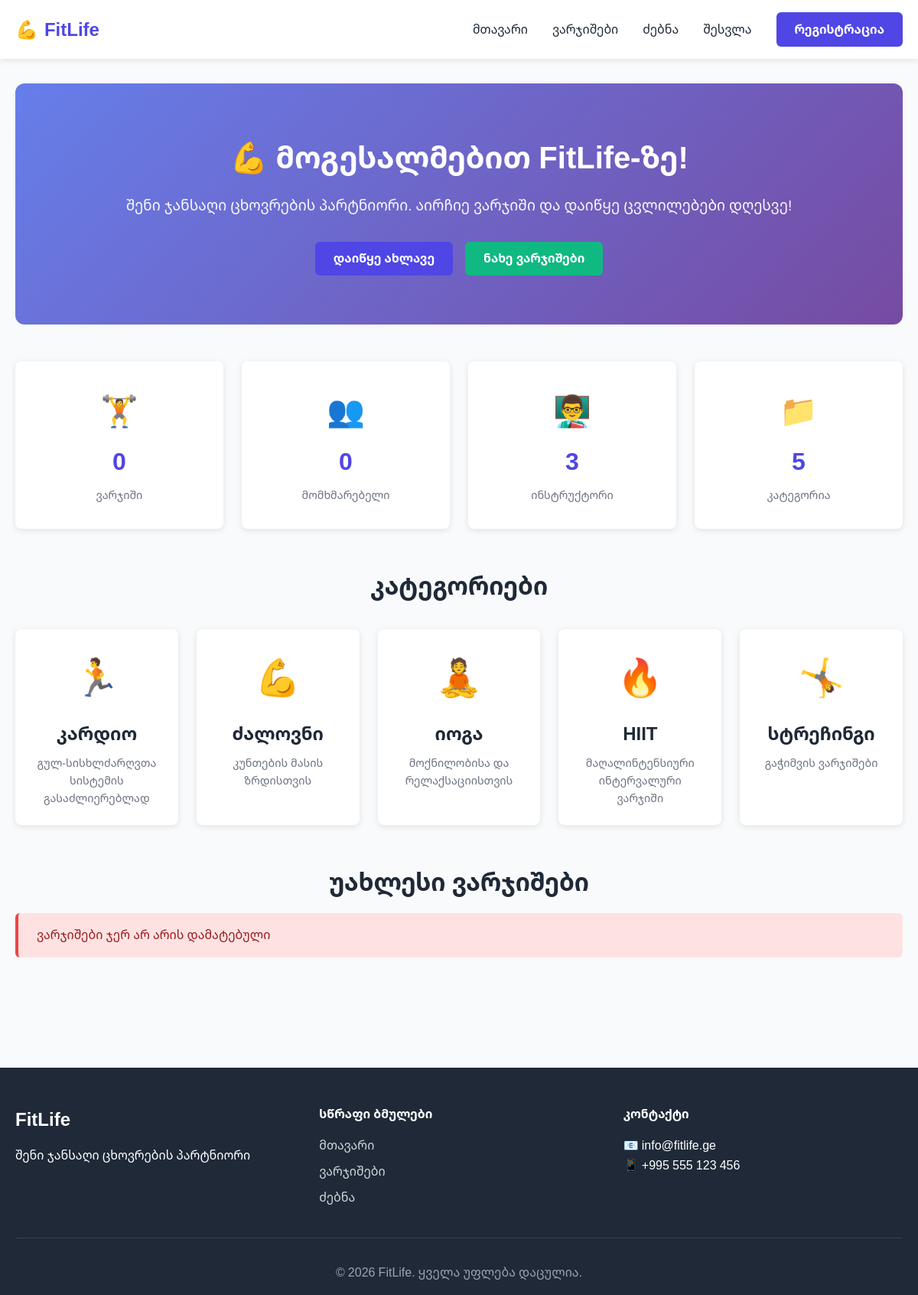
The page / on the database its author committed.
### tables this page shows
CREATE TABLE categories (
    id INT PRIMARY KEY AUTO_INCREMENT,
    name VARCHAR(50) NOT NULL,
    description TEXT,
    icon VARCHAR(100)  
);

### includes/functions.php (called while the page is built, shortened)
<?php
function is_logged_in() {
    return isset($_SESSION['user_id']);
}
?>

### index.php (the view, shortened to what this page needs)
<?php
require_once 'config/database.php';
require_once 'includes/functions.php';
$workouts_sql = "
    SELECT w.*, c.name as category_name, i.name as instructor_name,
           COALESCE(AVG(r.rating), 0) as avg_rating,
           COUNT(DISTINCT r.id) as review_count
    FROM workouts w
    LEFT JOIN categories c ON w.category_id = c.id
    LEFT JOIN instructors i ON w.instructor_id = i.id
    LEFT JOIN reviews r ON w.id = r.workout_id
    GROUP BY w.id
    ORDER BY w.created_at DESC
    LIMIT 6
";
$workouts_result = mysqli_query($conn, $workouts_sql);
$categories_sql = "SELECT * FROM categories LIMIT 5";
$categories_result = mysqli_query($conn, $categories_sql);
$stats_sql = "
    SELECT
        (SELECT COUNT(*) FROM workouts) as total_workouts,
        (SELECT COUNT(*) FROM users WHERE role = 'user') as total_users,
        (SELECT COUNT(*) FROM instructors) as total_instructors,
        (SELECT COUNT(*) FROM categories) as total_categories
";
$stats_result = mysqli_query($conn, $stats_sql);
$stats = mysqli_fetch_assoc($stats_result);
include 'includes/header.php';
?>
<section class="hero">
    <div class="hero-content">
        <h1>💪 მოგესალმებით FitLife-ზე!</h1>
        <p class="hero-text">
            შენი ჯანსაღი ცხოვრების პარტნიორი. აირჩიე ვარჯიში და დაიწყე ცვლილებები დღესვე!
        </p>
        <?php if (!is_logged_in()): ?>
            <div class="hero-buttons">
                <a href="register.php" class="btn-primary">დაიწყე ახლავე</a>
                <a href="workouts.php" class="btn-secondary">ნახე ვარჯიშები</a>
            </div>
        <?php endif; ?>
    </div>
</section>
<section class="stats-section">
    <div class="stats-grid">
        <div class="stat-card">
            <div class="stat-icon">🏋️</div>
            <div class="stat-number"><?php echo $stats['total_workouts']; ?></div>
            <div class="stat-label">ვარჯიში</div>
        </div>
        <div class="stat-card">
            <div class="stat-icon">👥</div>
            <div class="stat-number"><?php echo $stats['total_users']; ?></div>
            <div class="stat-label">მომხმარებელი</div>
        </div>
        <div class="stat-card">
            <div class="stat-icon">👨‍🏫</div>
            <div class="stat-number"><?php echo $stats['total_instructors']; ?></div>
            <div class="stat-label">ინსტრუქტორი</div>
        </div>
        <div class="stat-card">
            <div class="stat-icon">📁</div>
            <div class="stat-number"><?php echo $stats['total_categories']; ?></div>
            <div class="stat-label">კატეგორია</div>
        </div>
    </div>
</section>
<section class="categories-section">
    <h2 class="text-center">კატეგორიები</h2>
    <div class="categories-grid">
        <?php while ($category = mysqli_fetch_assoc($categories_result)): ?>
            <a href="workouts.php?category=<?php echo $category['id']; ?>" class="category-card card">
                <div class="category-icon">
                    <?php
                    $icons = [
                        'კარდიო' => '🏃',
                        'ძალოვნი' => '💪',
                        'იოგა' => '🧘',
                        'HIIT' => '🔥',
                        'სტრეჩინგი' => '🤸'
                    ];
                    echo $icons[$category['name']] ?? '🎯';
                    ?>
                </div>
                <h3><?php echo htmlspecialchars($category['name']); ?></h3>
                <p><?php echo htmlspecialchars($category['description']); ?></p>
            </a>
        <?php endwhile; ?>
    </div>
</section>
<section class="workouts-section">
    <h2 class="text-center">უახლესი ვარჯიშები</h2>
    <?php if (mysqli_num_rows($workouts_result) > 0): ?>
        <div class="card-grid">
            <?php while ($workout = mysqli_fetch_assoc($workouts_result)): ?>
                <div class="card workout-card">
                    <?php if ($workout['image']): ?>
                        <img
                            src="uploads/workouts/<?php echo htmlspecialchars($workout['image']); ?>"
                            alt="<?php echo htmlspecialchars($workout['title']); ?>"
                            class="workout-image"
                        >
                    <?php else: ?>
                        <div class="workout-image" style="background: linear-gradient(135deg, #667eea 0%, #764ba2 100%); display: flex; align-items: center; justify-content: center; color: white; font-size: 3rem;">
                            💪
                        </div>
                    <?php endif; ?>
                    <div class="workout-info">
                        <h3><?php echo htmlspecialchars($workout['title']); ?></h3>
                        <p class="workout-description">
                            <?php echo htmlspecialchars(substr($workout['description'], 0, 100)) . '...'; ?>
                        </p>
                        <div class="workout-meta">
                            <span class="badge badge-<?php echo $workout['difficulty_level']; ?>">
                                <?php echo get_difficulty_label($workout['difficulty_level']); ?>
                            </span>
                            <span>⏱️ <?php echo format_duration($workout['duration']); ?></span>
                            <?php if ($workout['avg_rating'] > 0): ?>
                                <span>
                                    <?php echo display_rating(round($workout['avg_rating'])); ?>
                                    (<?php echo $workout['review_count']; ?>)
                                </span>
                            <?php endif; ?>
                        </div>
                        <?php if ($workout['category_name']): ?>
                            <p style="margin-top: 0.5rem; color: #6B7280; font-size: 0.9rem;">
                                📁 <?php echo htmlspecialchars($workout['category_name']); ?>
                            </p>
                        <?php endif; ?>
                        <?php if ($workout['instructor_name']): ?>
                            <p style="color: #6B7280; font-size: 0.9rem;">
                                👨‍🏫 <?php echo htmlspecialchars($workout['instructor_name']); ?>
                            </p>
                        <?php endif; ?>
                        <a href="workout_detail.php?id=<?php echo $workout['id']; ?>" class="btn-primary" style="margin-top: 1rem; width: 100%; text-align: center;">
                            დეტალურად
                        </a>
                    </div>
                </div>
            <?php endwhile; ?>
        </div>
        <div class="text-center mt-3">
            <a href="workouts.php" class="btn-primary">ყველა ვარჯიშის ნახვა →</a>
        </div>
    <?php else: ?>
        <div class="alert alert-error">
            ვარჯიშები ჯერ არ არის დამატებული
        </div>
    <?php endif; ?>
</section>
<?php include 'includes/footer.php'; ?>

### includes/header.php (shortened to what this page needs)
<!DOCTYPE html>
<html lang="ka">
<head>
    <link rel="stylesheet" href="css/style.css">
</head>
<body>
    <nav class="navbar">
        <div class="container">
            <div class="nav-wrapper">
                <a href="index.php" class="logo">
                    💪 <span>FitLife</span>
                </a>
                <ul class="nav-menu">
                    <li><a href="index.php" class="nav-link">მთავარი</a></li>
                    <li><a href="workouts.php" class="nav-link">ვარჯიშები</a></li>
                    <li><a href="search.php" class="nav-link">ძებნა</a></li>
                    <?php if (isset($_SESSION['user_id'])): ?>
                        <li><a href="profile.php" class="nav-link">ჩემი პროფილი</a></li>
                        <?php if (isset($_SESSION['role']) && $_SESSION['role'] === 'admin'): ?>
                            <li><a href="admin/index.php" class="nav-link admin-link">ადმინ პანელი</a></li>
                        <?php endif; ?>
                        <li><a href="logout.php" class="nav-link logout-link">გასვლა</a></li>
                        <li><span class="user-greeting">გამარჯობა, <?php echo htmlspecialchars($_SESSION['username']); ?>!</span></li>
                    <?php else: ?>
                        <li><a href="login.php" class="nav-link">შესვლა</a></li>
                        <li><a href="register.php" class="btn-primary">რეგისტრაცია</a></li>
                    <?php endif; ?>
                </ul>
            </div>
        </div>
    </nav>
    <main class="main-content">
        <div class="container">

### includes/footer.php (shortened to what this page needs)
</div>
    </main>
    <footer class="footer">
        <div class="container">
            <div class="footer-content">
                <div class="footer-section">
                    <h3>FitLife</h3>
                    <p>შენი ჯანსაღი ცხოვრების პარტნიორი</p>
                </div>
                <div class="footer-section">
                    <h4>სწრაფი ბმულები</h4>
                    <ul class="footer-links">
                        <li><a href="index.php">მთავარი</a></li>
                        <li><a href="workouts.php">ვარჯიშები</a></li>
                        <li><a href="search.php">ძებნა</a></li>
                    </ul>
                </div>
                <div class="footer-section">
                    <h4>კონტაქტი</h4>
                    <p>📧 info@fitlife.ge</p>
                    <p>📱 +995 555 123 456</p>
                </div>
            </div>
            <div class="footer-bottom">
                <p>&copy; <?php echo date('Y'); ?> FitLife. ყველა უფლება დაცულია.</p>
            </div>
        </div>
    </footer>
</body>
</html>

### css/style.css (style rules this page uses)
:root { --primary-color: #4F46E5; --secondary-color: #10B981; --danger-color: #EF4444; --dark-color: #1F2937; --light-bg: #F9FAFB; --white: #FFFFFF; --border-color: #E5E7EB; --shadow: 0 2px 8px rgba(0,0,0,0.1); }
* { margin: 0; padding: 0; box-sizing: border-box; }
body { font-family: 'Noto Sans Georgian', sans-serif; line-height: 1.6; color: var(--dark-color); background-color: var(--light-bg); }
.container { max-width: 1200px; margin: 0 auto; padding: 0 20px; }
.navbar { background: var(--white); box-shadow: var(--shadow); position: sticky; top: 0; z-index: 100; }
.nav-wrapper { display: flex; justify-content: space-between; align-items: center; padding: 1rem 0; }
.logo { font-size: 1.5rem; font-weight: 700; color: var(--primary-color); text-decoration: none; display: flex; align-items: center; gap: 0.5rem; }
.nav-menu { display: flex; list-style: none; gap: 2rem; align-items: center; }
.nav-link { text-decoration: none; color: var(--dark-color); font-weight: 500; transition: color 0.3s; }
.main-content { min-height: calc(100vh - 200px); padding: 2rem 0; }
.btn-primary { background: var(--primary-color); color: var(--white); padding: 0.6rem 1.5rem; border: none; border-radius: 6px; text-decoration: none; display: inline-block; cursor: pointer; font-weight: 600; transition: all 0.3s; }
.btn-secondary { background: var(--secondary-color); color: var(--white); padding: 0.6rem 1.5rem; border: none; border-radius: 6px; text-decoration: none; display: inline-block; cursor: pointer; font-weight: 600; transition: all 0.3s; }
.alert { padding: 1rem 1.5rem; border-radius: 6px; margin-bottom: 1.5rem; font-weight: 500; }
.alert-error { background: #FEE2E2; color: #991B1B; border-left: 4px solid var(--danger-color); }
.card { background: var(--white); border-radius: 8px; box-shadow: var(--shadow); padding: 1.5rem; transition: transform 0.3s; }
.footer { background: var(--dark-color); color: var(--white); padding: 3rem 0 1rem; margin-top: 4rem; }
.footer-content { display: grid; grid-template-columns: repeat(auto-fit, minmax(250px, 1fr)); gap: 2rem; margin-bottom: 2rem; }
.footer-section h3, .footer-section h4 { margin-bottom: 1rem; color: var(--white); }
.footer-links { list-style: none; }
.footer-links li { margin-bottom: 0.5rem; }
.footer-links a { color: #D1D5DB; text-decoration: none; transition: color 0.3s; }
.footer-bottom { text-align: center; padding-top: 2rem; border-top: 1px solid #374151; color: #9CA3AF; }
.text-center { text-align: center; }
h1, h2, h3 { color: var(--dark-color); margin-bottom: 1rem; }
h1 { font-size: 2.5rem; }
h2 { font-size: 2rem; }
h3 { font-size: 1.5rem; }

### index.php (style rules this page uses)
.hero { background: linear-gradient(135deg, #667eea 0%, #764ba2 100%); color: white; padding: 4rem 2rem; border-radius: 12px; margin-bottom: 3rem; text-align: center; }
.hero h1 { color: white; font-size: 2.5rem; margin-bottom: 1rem; }
.hero-text { font-size: 1.2rem; margin-bottom: 2rem; opacity: 0.95; }
.hero-buttons { display: flex; gap: 1rem; justify-content: center; flex-wrap: wrap; }
.stats-section { margin: 3rem 0; }
.stats-grid { display: grid; grid-template-columns: repeat(auto-fit, minmax(200px, 1fr)); gap: 1.5rem; }
.stat-card { background: white; padding: 2rem; border-radius: 8px; text-align: center; box-shadow: var(--shadow); }
.stat-icon { font-size: 2.5rem; margin-bottom: 0.5rem; }
.stat-number { font-size: 2rem; font-weight: 700; color: var(--primary-color); margin-bottom: 0.5rem; }
.stat-label { color: #6B7280; font-size: 0.9rem; }
.categories-section { margin: 3rem 0; }
.categories-grid { display: grid; grid-template-columns: repeat(auto-fit, minmax(200px, 1fr)); gap: 1.5rem; margin-top: 2rem; }
.category-card { text-align: center; text-decoration: none; color: var(--dark-color); transition: all 0.3s; }
.category-icon { font-size: 3rem; margin-bottom: 1rem; }
.category-card h3 { margin-bottom: 0.5rem; }
.category-card p { color: #6B7280; font-size: 0.9rem; }
.workouts-section { margin: 3rem 0; }

### rows shown on the page
categories: name "🏃", name "კარდიო", description "გულ-სისხლძარღვთა სისტემის გასაძლიერებლად"
categories: name "💪", name "ძალოვნი", description "კუნთების მასის ზრდისთვის"
categories: name "🧘", name "იოგა", description "მოქნილობისა და რელაქსაციისთვის"
categories: name "🔥", name "HIIT", description "მაღალინტენსიური ინტერვალური ვარჯიში"
categories: name "🤸", name "სტრეჩინგი", description "გაჭიმვის ვარჯიშები"

### other values the page prints
$stats['total_workouts'] "0"
$stats['total_users'] "0"
$stats['total_instructors'] "3"
$stats['total_categories'] "5"
